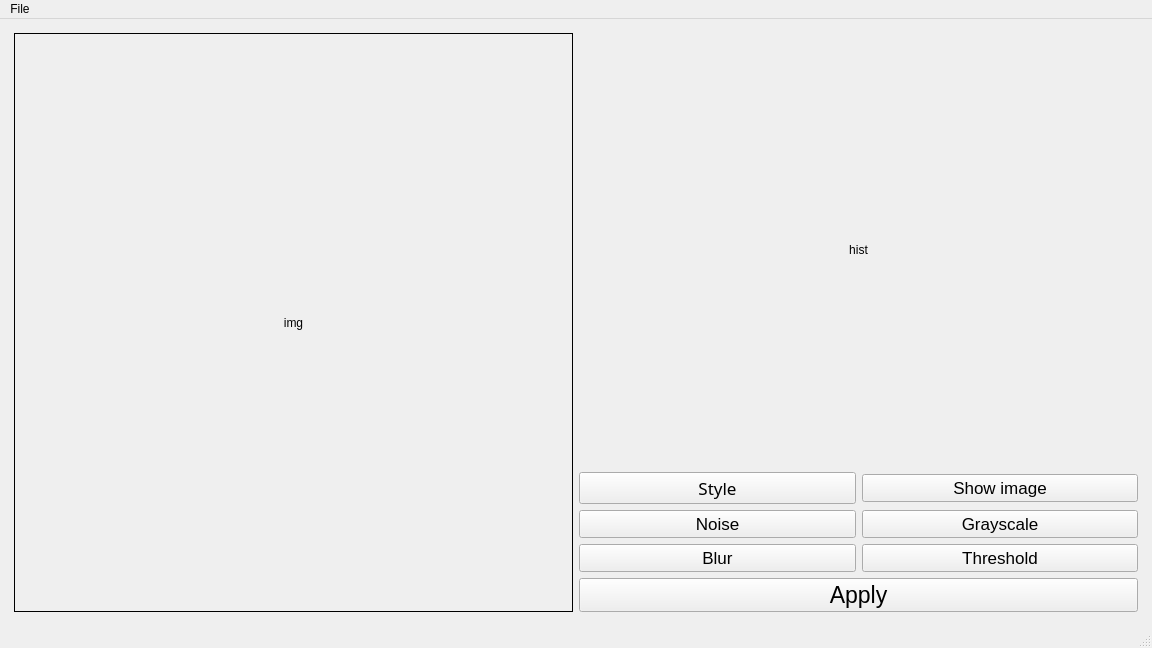
<?xml version="1.0" encoding="UTF-8"?>
<ui version="4.0">
 <class>MainWindow</class>
 <widget class="QMainWindow" name="MainWindow">
  <property name="geometry">
   <rect>
    <x>0</x>
    <y>0</y>
    <width>1152</width>
    <height>648</height>
   </rect>
  </property>
  <property name="windowTitle">
   <string>Name</string>
  </property>
  <widget class="QWidget" name="centralwidget">
   <layout class="QVBoxLayout" name="verticalLayout">
    <item>
     <layout class="QGridLayout" name="gridLayout">
      <property name="leftMargin">
       <number>5</number>
      </property>
      <property name="topMargin">
       <number>5</number>
      </property>
      <property name="rightMargin">
       <number>5</number>
      </property>
      <property name="bottomMargin">
       <number>5</number>
      </property>
      <item row="1" column="0">
       <layout class="QHBoxLayout" name="horizontalLayout">
        <item>
         <layout class="QHBoxLayout" name="horizontalLayout_3">
          <item>
           <widget class="QLabel" name="img">
            <property name="mouseTracking">
             <bool>false</bool>
            </property>
            <property name="frameShape">
             <enum>QFrame::Box</enum>
            </property>
            <property name="text">
             <string>img</string>
            </property>
            <property name="scaledContents">
             <bool>false</bool>
            </property>
            <property name="alignment">
             <set>Qt::AlignCenter</set>
            </property>
           </widget>
          </item>
         </layout>
        </item>
        <item>
         <layout class="QHBoxLayout" name="horizontalLayout_5">
          <item>
           <layout class="QVBoxLayout" name="verticalLayout_2">
            <item>
             <widget class="QLabel" name="img_hist">
              <property name="text">
               <string>hist</string>
              </property>
              <property name="alignment">
               <set>Qt::AlignCenter</set>
              </property>
             </widget>
            </item>
            <item>
             <layout class="QGridLayout" name="gridLayout_2">
              <item row="2" column="0">
               <widget class="QPushButton" name="btn_filter_style">
                <property name="font">
                 <font>
                  <family>Yu Gothic Medium</family>
                  <pointsize>13</pointsize>
                 </font>
                </property>
                <property name="text">
                 <string>Style</string>
                </property>
               </widget>
              </item>
              <item row="3" column="1">
               <widget class="QPushButton" name="btn_filter_grayscale">
                <property name="font">
                 <font>
                  <family>Yu Gothic UI</family>
                  <pointsize>13</pointsize>
                 </font>
                </property>
                <property name="text">
                 <string>Grayscale</string>
                </property>
               </widget>
              </item>
              <item row="2" column="1">
               <widget class="QPushButton" name="btn_sh">
                <property name="font">
                 <font>
                  <family>Yu Gothic UI</family>
                  <pointsize>13</pointsize>
                 </font>
                </property>
                <property name="text">
                 <string>Show image</string>
                </property>
               </widget>
              </item>
              <item row="4" column="0">
               <widget class="QPushButton" name="btn_filter_blur">
                <property name="font">
                 <font>
                  <family>Yu Gothic UI</family>
                  <pointsize>13</pointsize>
                 </font>
                </property>
                <property name="text">
                 <string>Blur</string>
                </property>
               </widget>
              </item>
              <item row="3" column="0">
               <widget class="QPushButton" name="btn_filter_noise">
                <property name="font">
                 <font>
                  <family>Yu Gothic UI</family>
                  <pointsize>13</pointsize>
                 </font>
                </property>
                <property name="text">
                 <string>Noise</string>
                </property>
               </widget>
              </item>
              <item row="4" column="1">
               <widget class="QPushButton" name="btn_filter_threshold">
                <property name="font">
                 <font>
                  <family>Yu Gothic UI</family>
                  <pointsize>13</pointsize>
                 </font>
                </property>
                <property name="text">
                 <string>Threshold</string>
                </property>
               </widget>
              </item>
             </layout>
            </item>
            <item>
             <widget class="QPushButton" name="btn_apply">
              <property name="font">
               <font>
                <pointsize>17</pointsize>
               </font>
              </property>
              <property name="text">
               <string>Apply</string>
              </property>
             </widget>
            </item>
           </layout>
          </item>
         </layout>
        </item>
       </layout>
      </item>
     </layout>
    </item>
   </layout>
  </widget>
  <widget class="QMenuBar" name="menubar">
   <property name="geometry">
    <rect>
     <x>0</x>
     <y>0</y>
     <width>1152</width>
     <height>26</height>
    </rect>
   </property>
   <widget class="QMenu" name="menuFile">
    <property name="title">
     <string>File</string>
    </property>
    <addaction name="actionOpen"/>
    <addaction name="separator"/>
    <addaction name="actionSave"/>
    <addaction name="actionSave_as"/>
    <addaction name="separator"/>
   </widget>
   <addaction name="menuFile"/>
  </widget>
  <widget class="QStatusBar" name="statusbar"/>
  <action name="actionOpen">
   <property name="text">
    <string>Open Ctrl+O</string>
   </property>
  </action>
  <action name="actionSave">
   <property name="text">
    <string>Save Ctrl+S</string>
   </property>
  </action>
  <action name="actionSave_as">
   <property name="text">
    <string>Save as Ctrl+Shift+S</string>
   </property>
  </action>
 </widget>
 <resources/>
 <connections/>
</ui>
